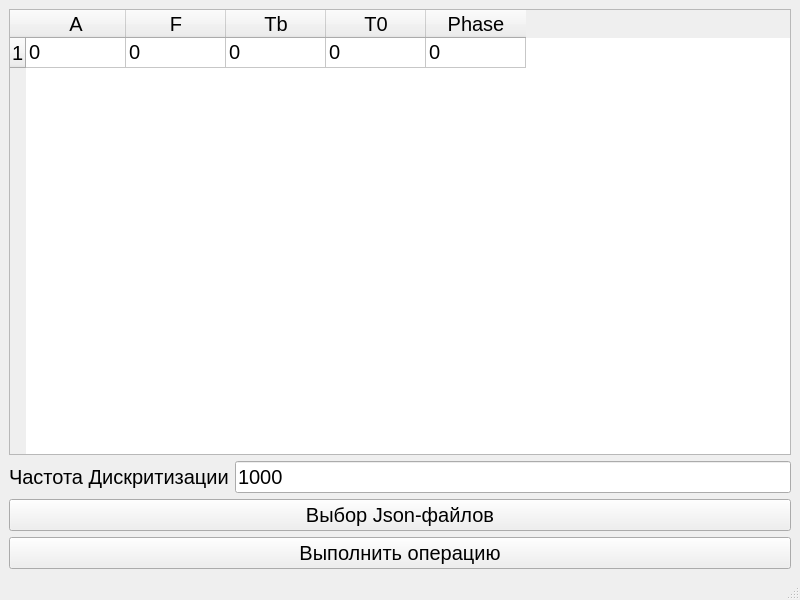
<?xml version="1.0" encoding="UTF-8"?>
<ui version="4.0">
 <class>MainWindow</class>
 <widget class="QMainWindow" name="MainWindow">
  <property name="geometry">
   <rect>
    <x>0</x>
    <y>0</y>
    <width>800</width>
    <height>600</height>
   </rect>
  </property>
  <property name="windowTitle">
   <string>MainWindow</string>
  </property>
  <widget class="QWidget" name="centralwidget">
   <layout class="QVBoxLayout" name="verticalLayout">
    <item>
     <widget class="QTableWidget" name="Res">
      <property name="font">
       <font>
        <pointsize>15</pointsize>
       </font>
      </property>
      <row>
       <property name="text">
        <string>1</string>
       </property>
      </row>
      <column>
       <property name="text">
        <string>A</string>
       </property>
      </column>
      <column>
       <property name="text">
        <string>F</string>
       </property>
      </column>
      <column>
       <property name="text">
        <string>Tb</string>
       </property>
      </column>
      <column>
       <property name="text">
        <string>T0</string>
       </property>
      </column>
      <column>
       <property name="text">
        <string>Phase</string>
       </property>
      </column>
      <item row="0" column="0">
       <property name="text">
        <string>0</string>
       </property>
      </item>
      <item row="0" column="1">
       <property name="text">
        <string>0</string>
       </property>
      </item>
      <item row="0" column="2">
       <property name="text">
        <string>0</string>
       </property>
      </item>
      <item row="0" column="3">
       <property name="text">
        <string>0</string>
       </property>
      </item>
      <item row="0" column="4">
       <property name="text">
        <string>0</string>
       </property>
      </item>
     </widget>
    </item>
    <item>
     <layout class="QHBoxLayout" name="horizontalLayout">
      <item>
       <widget class="QLabel" name="label">
        <property name="font">
         <font>
          <pointsize>15</pointsize>
         </font>
        </property>
        <property name="text">
         <string>Частота Дискритизации</string>
        </property>
       </widget>
      </item>
      <item>
       <widget class="QLineEdit" name="Fs">
        <property name="font">
         <font>
          <pointsize>15</pointsize>
         </font>
        </property>
        <property name="text">
         <string>1000</string>
        </property>
       </widget>
      </item>
     </layout>
    </item>
    <item>
     <widget class="QPushButton" name="Input">
      <property name="font">
       <font>
        <pointsize>15</pointsize>
       </font>
      </property>
      <property name="text">
       <string>Выбор Json-файлов</string>
      </property>
     </widget>
    </item>
    <item>
     <widget class="QPushButton" name="Start">
      <property name="font">
       <font>
        <pointsize>15</pointsize>
       </font>
      </property>
      <property name="text">
       <string>Выполнить операцию</string>
      </property>
     </widget>
    </item>
   </layout>
  </widget>
  <widget class="QMenuBar" name="menubar">
   <property name="geometry">
    <rect>
     <x>0</x>
     <y>0</y>
     <width>800</width>
     <height>20</height>
    </rect>
   </property>
  </widget>
  <widget class="QStatusBar" name="statusbar"/>
 </widget>
 <resources/>
 <connections/>
</ui>
